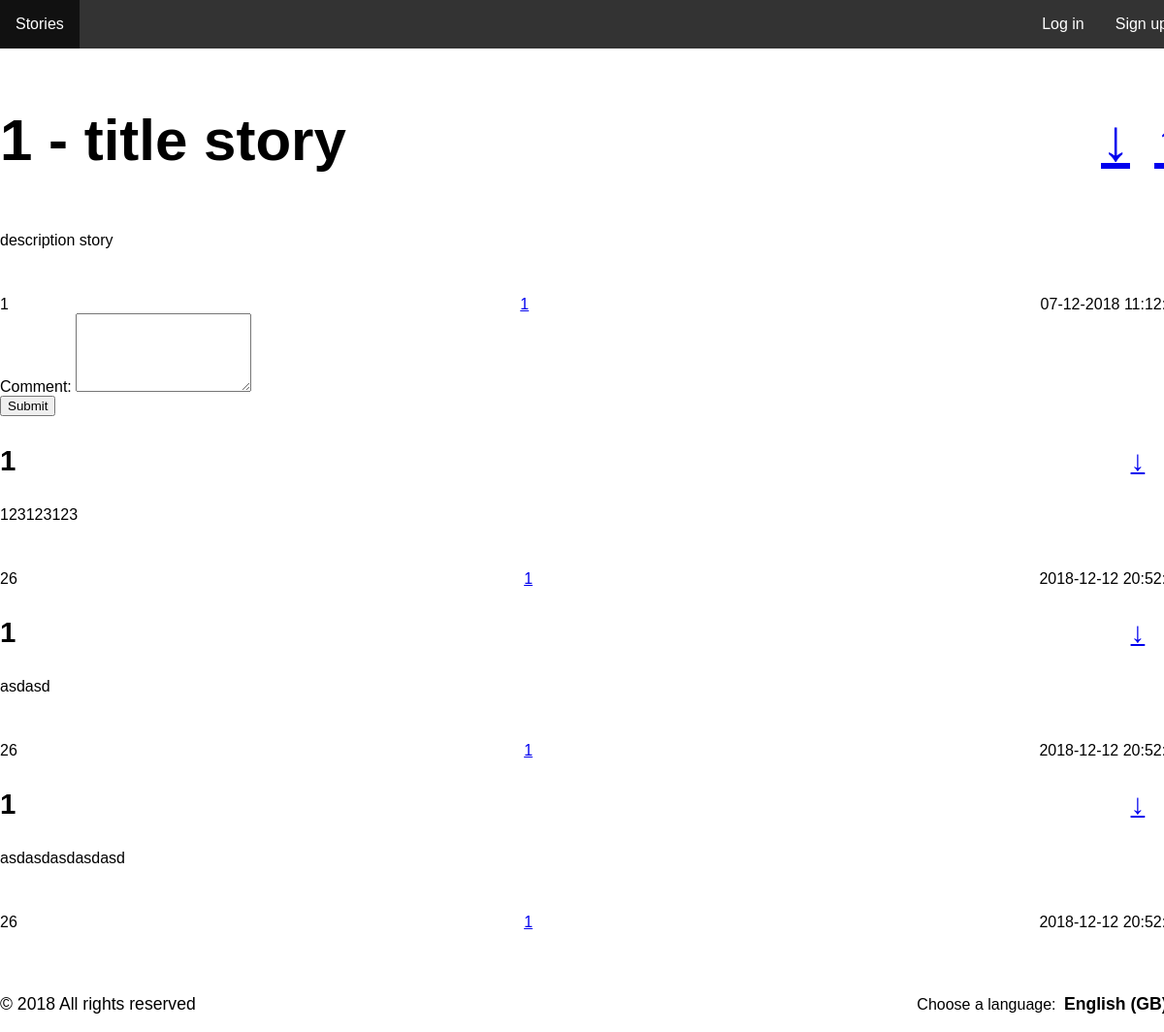
Page /pages/story.php?id=1 on the committed database.
### tables this page shows
CREATE TABLE story (    
    id INTEGER PRIMARY KEY AUTOINCREMENT NOT NULL,
    channel_id INTEGER,
    user_id INTEGER,
    title VARCHAR NOT NULL,
    description VARCHAR NOT NULL,
    date DATETIME NOT NULL,
    karma INTEGER,
        FOREIGN KEY (channel_id) REFERENCES channel(id),
        FOREIGN KEY (user_id) REFERENCES user(id)
);

CREATE TABLE comment (    
    id INTEGER PRIMARY KEY AUTOINCREMENT NOT NULL,
    story_id INTEGER,
    user_id INTEGER,
    description VARCHAR NOT NULL,
    date DATETIME NOT NULL,
    karma INTEGER,
        FOREIGN KEY (story_id) REFERENCES story(id),
        FOREIGN KEY (user_id) REFERENCES user(id)
);

### pages/story.php (called while the page is built)
<?php
	include_once('../config/init.php');
	include_once('../database/story.php');
	include_once('../database/comment.php');
	$story_id = $_GET['id'];
	$story = getStory($story_id);
	$comments = getAllComments($story_id);
	include_once('../templates/header.php');
	include_once('../templates/story.php');
	include_once('../templates/footer.php');
?>

### database/story.php (called while the page is built, shortened)
<?php
	function getStory($story_id) {
		global $conn;
		$stmt = $conn->prepare('SELECT * FROM story WHERE id = ?');
		$stmt->execute(array($story_id));
		return $stmt->fetch();
	}
?>

### database/comment.php (called while the page is built, shortened)
<?php
  function getAllComments($story_id) {
    global $conn;
    $stmt = $conn->prepare('SELECT * FROM comment WHERE story_id = ? ORDER BY karma');
    $stmt->execute(array($story_id));
    return $stmt->fetchAll();
  }
?>

### templates/story.php (the view, shortened to what this page needs)
<section id="main" >
  <div id="story-content">
    <article>
      <header>
        <h1>
          <?php echo $story['karma']; ?> - <?php echo $story['title']; ?>
          <a style="float: right;" href="../actions/action_story_upvote.php?id=<?php echo $story['id']; ?>" class="upvote">&uparrow;</a>
          <a style="float: right;" href="../actions/action_story_downvote.php?id=<?php echo $story['id']; ?>" class="downvote">&downarrow;</a>
        </h1>
      </header>
      <div class="description">
        <?php echo $story['description']; ?>
      </div>
      <footer>
        <span class="author"><?php echo $story['user_id']; ?></span>
        <span class="tags">
          <a href="../pages/channel.php?id=<?php echo $story['channel_id']; ?>">
            <?php echo $story['channel_id']; ?>
          </a>
        </span>
        <span class="date">
          <?php echo $story['date']; ?>
        </span>
      </footer>
    </article>
  </div>
  <div id="add-comment">
    <form action="../actions/action_add_comment.php" method="POST">
      <div class="form-group">
        <label for="comment">Comment: </label>
        <textarea id="comment" name="comment" required rows="5"></textarea>
      </div>
      <div class="form-group">
        <input type="submit" value="Submit">
      </div>
    </form>
  </div>
  <div id="comments" >
    <?php foreach ($comments as $key => $comment) { ?>
      <article>
        <header>
          <h3>
            <span>
              <?php echo $story['karma']; ?>
            </span>
            <a style="float: right;" href="../actions/action_comment_downvote.php?id=<?php echo $comment['id']; ?>" class="downvote">&downarrow;</a>
          </h3>
        </header>
        <div class="description">
          <?php echo $comment['description']; ?>
        </div>
        <footer>
          <span class="author"><?php echo $comment['user_id']; ?></span>
          <span class="tags">
            <a href="../pages/channel.php?id=<?php echo $story['channel_id']; ?>">
              <?php echo $story['channel_id']; ?>
            </a>
          </span>
          <span class="date">
            <?php echo $comment['date']; ?>
          </span>
        </footer>
      </article>
    <?php } ?>
  </div>
</section>

### templates/header.php (shortened to what this page needs)
<!DOCTYPE html>
<html lang="en">
    <head>
		    <link rel="stylesheet" href="../css/allpages.css">
        <link rel="stylesheet" href="../css/main.css">
        <link rel="stylesheet" href="../css/header.css">
    </head>
<body>
  <nav id="navbar">
      <ul>
          <li>
              <a class='stories' href="../pages/stories.php">Stories</a>
          </li>
          <?php if(!isset($_SESSION['username'])) { ?>
            <li style="float:right">
              <a class='register' href="../pages/register.php">Sign up</a>
            </li>
            <li style="float:right">
              <a class='log-in' href="../pages/login.php">Log in</a>
            </li>
          <?php } ?>
      </ul>
  </nav>

### templates/footer.php (shortened to what this page needs)
<footer>
    <p>&copy; 2018 All rights reserved</p>
    <div class="choose-lang">
        <label for="country">Choose a language: </label>
        <select name="country" id="country">
            <option value="eng" id="eng">English (GB)</option>
        </select>
    </div>
</footer>
</body>
</html>

### css/allpages.css (style rules this page uses)
h1 { font-size: 3.75em; }
h3 { font-size: 1.84em; }
body { width: 1220px; height: 100vh; margin: 0 auto; font-family: 'Montserrat', sans-serif; -webkit-font-smoothing: antialiased; color: #000000; }
body > footer { grid-column: left / right; grid-row: content-end / footer-end; }
footer { margin-top: 3em; display: flex; flex-direction: row; align-items: baseline; justify-content: space-between; }
footer p { font-family: 'Montserrat Light', sans-serif; font-size: 1.1em; }
footer select { background-color: transparent; border: none; font-weight: bold; font-size: 1.1em; }

### css/main.css (style rules this page uses)
.downvote { margin-right: 25px; }

### css/header.css (style rules this page uses)
ul { list-style-type: none; margin: 0; padding: 0; overflow: hidden; background-color: #333333; }
li { float: left; }
li a { display: block; color: white; text-align: center; padding: 16px; text-decoration: none; }

### rows in the picture
story: karma "1", title "title story", description "description story", user "1", channel "1", date "07-12-2018…"
comment: story.karma "1", description "123123123", user "26", story.channel_id "1", date "2018-12-12…"
comment: story.karma "1", description "asdasd", user "26", story.channel_id "1", date "2018-12-12…"
comment: story.karma "1", description "asdasdasdasdasd", user "26", story.channel_id "1", date "2018-12-12…"
